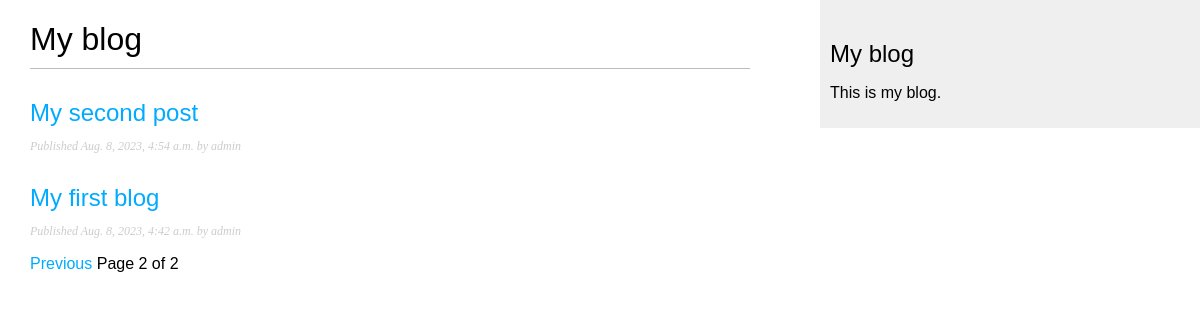
Screenshot of /blog/?page=2 with the database file from the repository.
### blog/models.py (models this page shows, shortened)
class Post(models.Model):
    class Status(models.TextChoices):
        DRAFT = 'DF', 'Draft'
        PUBLISHED = 'PB', 'Published'
    title = models.CharField(max_length=250)
    slug = models.SlugField(max_length=250,
                            unique_for_date='publish') # Нужно для того, чтобы был один пост со slug на заданную дату
    author = models.ForeignKey(User,
                               on_delete=models.CASCADE,
                               related_name='blog_posts')
    body = models.TextField()
    publish = models.DateTimeField(default=timezone.now)
    created = models.DateTimeField(auto_now_add=True)
    updated = models.DateTimeField(auto_now=True)
    status = models.CharField(max_length=2,
                              choices=Status.choices,
                              default=Status.DRAFT)
    objects = models.Manager() # Стандартный менежер
    published = PublishedManager() # Созданный менеджер
    class Meta:
        ordering = ['-publish']
        indexes = [
            models.Index(fields=['-publish']),
        ]
    def get_absolute_url(self):
        return reverse('blog:post_detail', # Передает в post_detail пространства имен blog id поста(было) стало дата и слаг
                       args=[self.publish.year,
                             self.publish.month,
                             self.publish.day,
                             self.slug])

### blog/views.py (the view)
# urls.py: path('', views.PostListView.as_view(), name='post_list'),
class PostListView(ListView):
    queryset = Post.published.all()
    context_object_name = 'posts'
    paginate_by = 3
    template_name = 'blog/post/list.html'

### templates/blog/post/list.html (shortened to what this page needs)
{% extends 'base.html' %}
{% block content %}
    <h1>My blog</h1>
    {% for post in posts %}
        <h2>
            <a href="{{ post.get_absolute_url }}">
                {{ post.title }}
            </a>
        </h2>
        <p class="date">
            Published {{ post.publish}} by {{ post.author }}
        </p>
    {% endfor %}
    {% include "pagination.html" with page=page_obj %}
{% endblock %}

### static/css/blog.css (style rules this page uses)
body { margin:0; padding:0; font-family:helvetica, sans-serif; }
a { color:#00abff; text-decoration:none; }
h1 { font-weight:normal; border-bottom:1px solid #bbb; padding:0 0 10px 0; }
h2 { font-weight:normal; margin:30px 0 0; }
p.date { color:#ccc; font-family: georgia, serif; font-size: 12px; font-style: italic; }

### rows the page displays
Post: title "My second post", publish "Aug. 8, 2023, 4:54 a.m.", author "admin"
Post: title "My first blog", publish "Aug. 8, 2023, 4:42 a.m.", author "admin"

### other values shown
{{ page.number }} "2"
{{ page.paginator.num_pages }} "2"
